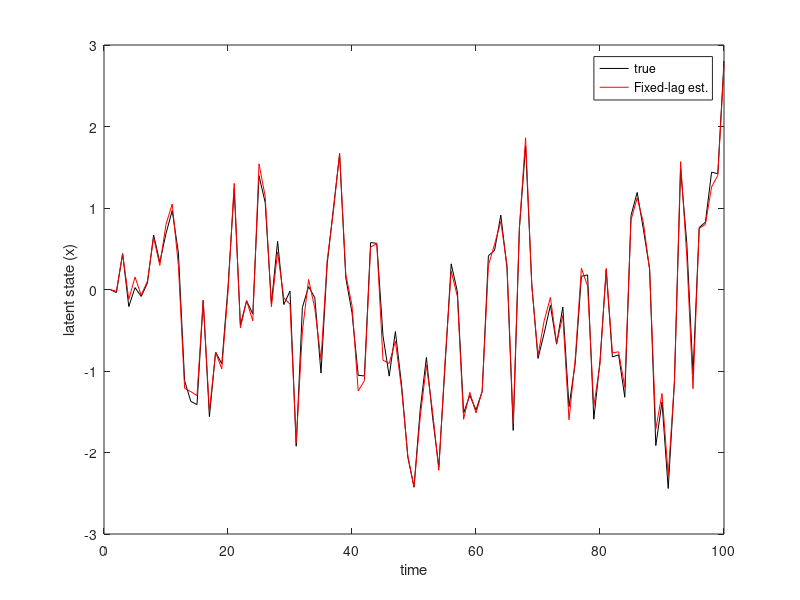

This figure's MATLAB source:
%-------------------------------------------------------------------
% Simple introductionary example to particle filtering
% in a linear Gaussian state space model
%
% Written by: Johan Dahlin, Linköping University, Sweden
%             (johan.dahlin (at) isy.liu.se)
%
% Copyright (c) 2013 Johan Dahlin [ johan.dahlin (at) liu.se ]
%               
% Date:       2013-03-20
%
%-------------------------------------------------------------------

clear all;

%-------------------------------------------------------------------
% Parameters
%-------------------------------------------------------------------
sys.a=0.5;              % Scale parameter in the process model
sys.c=1;                % Scale parameter in the observation model
sys.sigmav=1.0;         % Standard deviation of the process noise
sys.sigmae=0.1;         % Standard deviation of the measurement noise
sys.T=100;              % Number of time steps
par.N=1000;             % Number of particles
par.fixedlag=10;        % The lag in the smoother 
                        % (optimal MSE if log(sys.T))

%-------------------------------------------------------------------
% Generate data
%-------------------------------------------------------------------
% The system is
% x(t+1) = sys.a * x(t) + v(t),   v~N(0,sys.sigmav^2)
% y(t)   = sys.c * x(t) + e(t),   e~N(0,sys.sigmae^2)
%

% Set initial state
x(1)=0;            

for tt=1:sys.T
   x(tt+1) =sys.a*x(tt)+sys.sigmav*randn; 
   y(tt)   =sys.c*x(tt)+sys.sigmae*randn;
end
x=x(1:sys.T);

%-------------------------------------------------------------------
% Particle filter
%-------------------------------------------------------------------
p(:,1)=zeros(par.N,1);  % Set initial particle states

for tt=1:sys.T
   % Selection (resampling) and mutation (propagation)
   if ~(tt==1)
      a(:,tt)=randsample(par.N,par.N,'true',W(:,tt-1));
      p(:,tt)=sys.a*p(a(:,tt),tt-1)+sys.sigmav*randn(par.N,1);
   end
   
   % Calculate log-weights (for increased accuracy)
   %w(:,tt)=normpdf(y(tt),sys.c*p(:,tt),sys.sigmae);
   w(:,tt) = -0.5*log(2*pi*sys.sigmae^2) - 0.5/sys.sigmae^2.*( y(tt)-sys.c*p(:,tt) ).^2;
   
   % Transform weights to usual base
   wmax = max( w(:,tt) );
   w(:,tt) = exp( w(:,tt) - wmax );
   
   % Normalise of weights
   W(:,tt)=w(:,tt)/sum(w(:,tt));
   
   % Calculate state estimate
   xhatPF(tt)=W(:,tt)'*p(:,tt);
end

%-------------------------------------------------------------------
% Fixed-lag smoothing
%-------------------------------------------------------------------

for tt=1:sys.T
   % reconstruct particle trajectory
   atmp=1:par.N;
   for ii=(min(tt+par.fixedlag,sys.T)):-1:(tt+1); atmp=a(atmp,ii); end    

   % calculate the smoothed estimate
   xhatFL(tt)=W(:,min(tt+par.fixedlag,sys.T))'*p(atmp,tt);
end


%-------------------------------------------------------------------
% Plot the true and estimated states
%-------------------------------------------------------------------
plot(1:sys.T,x,'k',1:sys.T,xhatFL,'r');
xlabel('time'); ylabel('latent state (x)');
legend('true','Fixed-lag est.');
